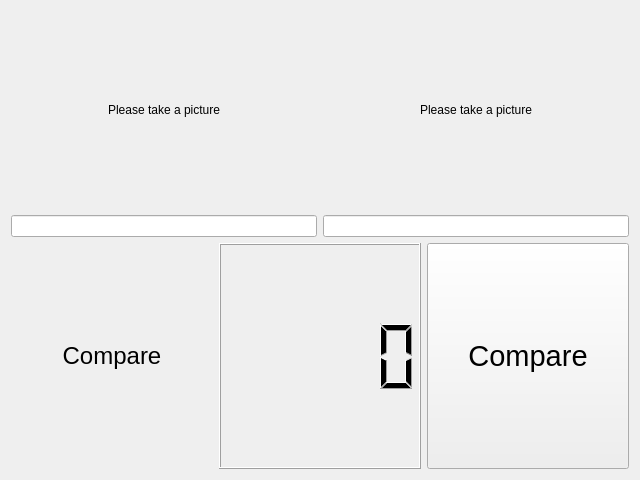
<?xml version="1.0" encoding="UTF-8"?>
<ui version="4.0">
 <class>PictureWidget</class>
 <widget class="QWidget" name="PictureWidget">
  <property name="geometry">
   <rect>
    <x>0</x>
    <y>0</y>
    <width>640</width>
    <height>480</height>
   </rect>
  </property>
  <property name="minimumSize">
   <size>
    <width>640</width>
    <height>480</height>
   </size>
  </property>
  <property name="maximumSize">
   <size>
    <width>640</width>
    <height>480</height>
   </size>
  </property>
  <property name="windowTitle">
   <string>PictureWidget</string>
  </property>
  <layout class="QVBoxLayout" name="verticalLayout_3">
   <item>
    <layout class="QHBoxLayout" name="horizontalLayout_2">
     <item>
      <layout class="QVBoxLayout" name="verticalLayout">
       <item>
        <widget class="QLabel" name="srcPicture">
         <property name="text">
          <string>Please take a picture</string>
         </property>
         <property name="textFormat">
          <enum>Qt::AutoText</enum>
         </property>
         <property name="alignment">
          <set>Qt::AlignCenter</set>
         </property>
        </widget>
       </item>
       <item>
        <widget class="QLineEdit" name="srcFile"/>
       </item>
      </layout>
     </item>
     <item>
      <layout class="QVBoxLayout" name="verticalLayout_2">
       <item>
        <widget class="QLabel" name="desPicture">
         <property name="text">
          <string>Please take a picture</string>
         </property>
         <property name="alignment">
          <set>Qt::AlignCenter</set>
         </property>
        </widget>
       </item>
       <item>
        <widget class="QLineEdit" name="desFile"/>
       </item>
      </layout>
     </item>
    </layout>
   </item>
   <item>
    <layout class="QHBoxLayout" name="horizontalLayout">
     <item>
      <widget class="QLabel" name="label">
       <property name="font">
        <font>
         <pointsize>18</pointsize>
        </font>
       </property>
       <property name="text">
        <string>Compare</string>
       </property>
       <property name="alignment">
        <set>Qt::AlignCenter</set>
       </property>
      </widget>
     </item>
     <item>
      <widget class="QLCDNumber" name="lcdNumber">
       <property name="sizePolicy">
        <sizepolicy hsizetype="Minimum" vsizetype="Preferred">
         <horstretch>0</horstretch>
         <verstretch>0</verstretch>
        </sizepolicy>
       </property>
      </widget>
     </item>
     <item>
      <widget class="QPushButton" name="pushButton">
       <property name="sizePolicy">
        <sizepolicy hsizetype="Minimum" vsizetype="Preferred">
         <horstretch>0</horstretch>
         <verstretch>0</verstretch>
        </sizepolicy>
       </property>
       <property name="font">
        <font>
         <pointsize>22</pointsize>
        </font>
       </property>
       <property name="text">
        <string>Compare</string>
       </property>
      </widget>
     </item>
    </layout>
   </item>
  </layout>
 </widget>
 <layoutdefault spacing="6" margin="11"/>
 <resources/>
 <connections/>
</ui>
